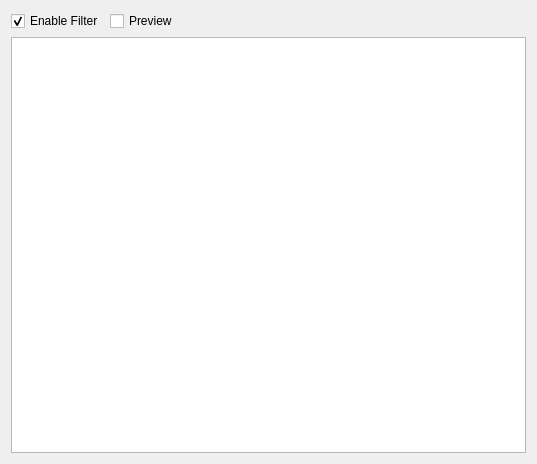
<?xml version="1.0" encoding="UTF-8"?>
<ui version="4.0">
 <comment>Copyright (C) 2012 Robert Chéramy (robert@cheramy.net)

This file is part of YASW (Yet Another Scan Wizard).

YASW is free software: you can redistribute it and/or modify
it under the terms of the GNU General Public License as published by
the Free Software Foundation, either version 3 of the License, or
(at your option) any later version.

YASW is distributed in the hope that it will be useful,
but WITHOUT ANY WARRANTY; without even the implied warranty of
MERCHANTABILITY or FITNESS FOR A PARTICULAR PURPOSE.  See the
GNU General Public License for more details.

You should have received a copy of the GNU General Public License
along with YASW.  If not, see http://www.gnu.org/licenses/.</comment>
 <class>DekeystoningWidget</class>
 <widget class="QWidget" name="DekeystoningWidget">
  <property name="geometry">
   <rect>
    <x>0</x>
    <y>0</y>
    <width>537</width>
    <height>464</height>
   </rect>
  </property>
  <property name="windowTitle">
   <string>Form</string>
  </property>
  <property name="locale">
   <locale language="English" country="UnitedKingdom"/>
  </property>
  <layout class="QGridLayout" name="gridLayout">
   <item row="0" column="0">
    <widget class="QCheckBox" name="enable">
     <property name="text">
      <string>Enable Filter</string>
     </property>
     <property name="checked">
      <bool>true</bool>
     </property>
    </widget>
   </item>
   <item row="0" column="1">
    <widget class="QCheckBox" name="preview">
     <property name="text">
      <string>Preview</string>
     </property>
    </widget>
   </item>
   <item row="0" column="2">
    <spacer name="horizontalSpacer">
     <property name="orientation">
      <enum>Qt::Horizontal</enum>
     </property>
     <property name="sizeHint" stdset="0">
      <size>
       <width>242</width>
       <height>20</height>
      </size>
     </property>
    </spacer>
   </item>
   <item row="1" column="0" colspan="3">
    <widget class="DekeystoningGraphicsView" name="view"/>
   </item>
  </layout>
 </widget>
 <customwidgets>
  <customwidget>
   <class>DekeystoningGraphicsView</class>
   <extends>QGraphicsView</extends>
   <header>dekeystoninggraphicsview.h</header>
   <slots>
    <slot>hidePolygon(bool)</slot>
   </slots>
  </customwidget>
 </customwidgets>
 <resources/>
 <connections>
  <connection>
   <sender>enable</sender>
   <signal>toggled(bool)</signal>
   <receiver>view</receiver>
   <slot>setEnabled(bool)</slot>
   <hints>
    <hint type="sourcelabel">
     <x>73</x>
     <y>27</y>
    </hint>
    <hint type="destinationlabel">
     <x>113</x>
     <y>146</y>
    </hint>
   </hints>
  </connection>
  <connection>
   <sender>preview</sender>
   <signal>toggled(bool)</signal>
   <receiver>view</receiver>
   <slot>hidePolygon(bool)</slot>
   <hints>
    <hint type="sourcelabel">
     <x>151</x>
     <y>13</y>
    </hint>
    <hint type="destinationlabel">
     <x>192</x>
     <y>130</y>
    </hint>
   </hints>
  </connection>
 </connections>
</ui>
